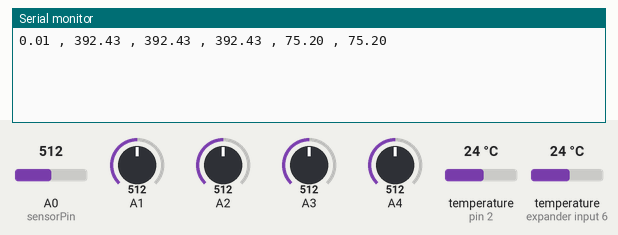
Recording of a sketch running on a simulated Arduino Uno, built with avr-gcc and run on an emulated ATmega328P. Parts: the last lines printed to the serial monitor. The test bench sets the inputs (shaded band); at power-on: temperature (sensors on pin 2, expander input 6) 24 °C, A0 (sensorPin) = 512, A1 = 512, A2 = 512, A3 = 512, A4 = 512.

Above: at 1.7 s.
1.8 s: temperature (sensor on pin 2) set to 12 °C
At 2.5 s:
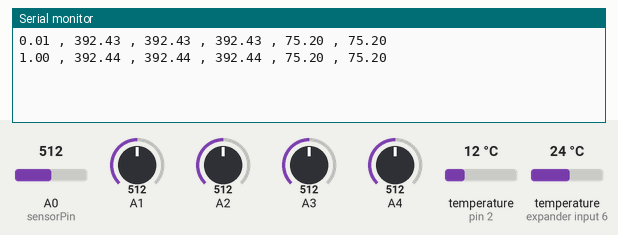
3.3 s: temperature (sensor on expander input 6) set to 12 °C
At 4.1 s:
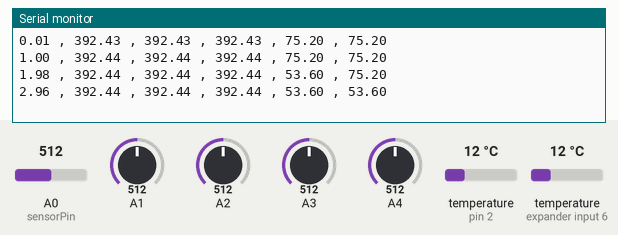
4.8 s: A0 (sensorPin) set to 716
At 4.8 s:
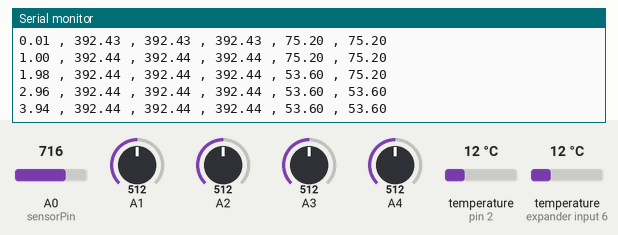
6.3 s: A1 set to 716
At 7.4 s:
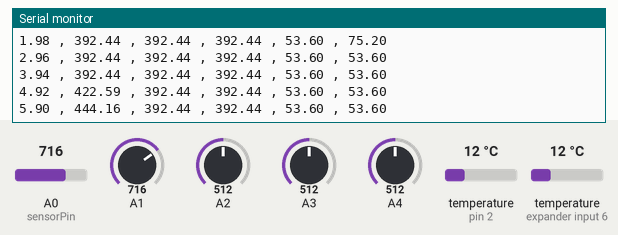
7.8 s: A2 set to 716
At 9.1 s:
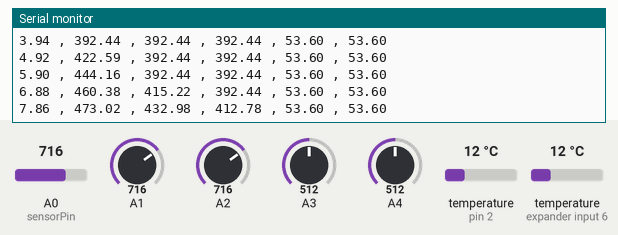
9.3 s: temperature (sensor on pin 2) set to 19 °C
At 10.4 s:
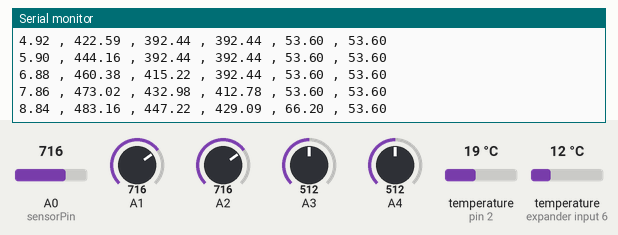
Timing chart, 0 to 11.8 s (numbered marks = the images above; inputs shaded):
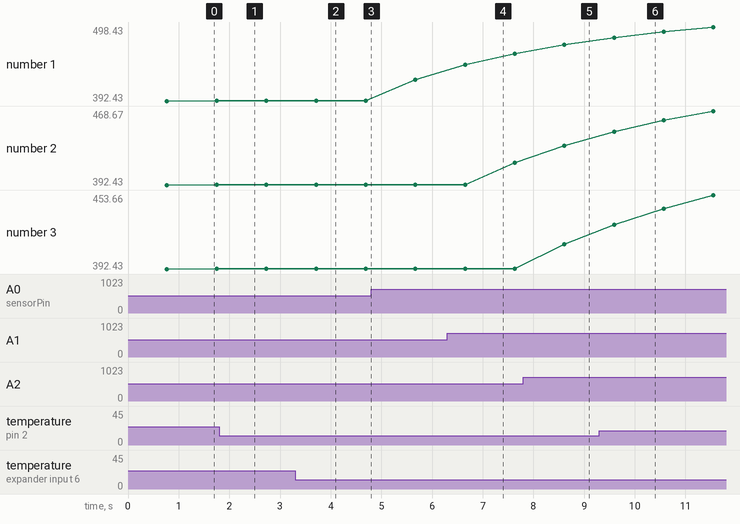

The sketch:

KalmanwithDSB.ino
```cpp
#include <OneWire.h>
#include <DallasTemperature.h>
/********************************************************************/
// Data wire is conntec to the Arduino digital pin 2
#define ONE_WIRE_BUS 2


// Setup a oneWire instance to communicate with any OneWire devices
OneWire oneWire(ONE_WIRE_BUS);

// Pass our oneWire reference to Dallas Temperature sensor
DallasTemperature sensors(&oneWire);

const int sensorPin = A0;  // named constant for the pin the sensor is connected to
float current;
// kalman variables
float varVolt = 1.12184278324081E-05;  // variance determined using excel and reading samples of raw sensor data
float varProcess = 1e-8;
float Pc = 0.0;
float G = 0.0;
float P = 1.0;
float Xp = 0.0;
float Zp = 0.0;
float Xe = 0.0;

float varVolt1 = 1.12184278324081E-05;  // variance determined using excel and reading samples of raw sensor data
float varProcess1 = 1e-8;
float Pc1 = 0.0;
float G1 = 0.0;
float P1 = 1.0;
float Xp1 = 0.0;
float Zp1 = 0.0;
float Xe1= 0.0;


float varVolt2 = 1.12184278324081E-05;  // variance determined using excel and reading samples of raw sensor data
float varProcess2 = 1e-8;
float Pc2 = 0.0;
float G2 = 0.0;
float P2 = 1.0;
float Xp2 = 0.0;
float Zp2 = 0.0;
float Xe2 = 0.0;

float varVolt3 = 1.12184278324081E-05;  // variance determined using excel and reading samples of raw sensor data
float varProcess3 = 1e-8;
float Pc3 = 0.0;
float G3 = 0.0;
float P3 = 1.0;
float Xp3 = 0.0;
float Zp3 = 0.0;
float Xe3 = 0.0;

float varVolt4 = 1.12184278324081E-05;  // variance determined using excel and reading samples of raw sensor data
float varProcess4 = 1e-8;
float Pc4 = 0.0;
float G4 = 0.0;
float P4 = 1.0;
float Xp4 = 0.0;
float Zp4 = 0.0;
float Xe4 = 0.0;

void setup() {
  // open a serial connection to display values
  Serial.begin(9600);
   // Start up the library
  sensors.begin();
}

void loop() {

  current=millis()/1000.0;
  int sensorVal = analogRead(A0);     // read the value on AnalogIn pin 0 and store it in a variable
  int sensorVal1 = analogRead(A1);
  int sensorVal2 = analogRead(A2);
  int sensorVal3 = analogRead(A3); sensors.requestTemperatures();
  int sensorVal4 = analogRead(A4);


  float volts = sensorVal * 5.0 / 1023.0;  // convert the ADC reading to voltage
  float volts1 = sensorVal1 * 5.0 / 1023.0;
  float volts2 = sensorVal2 * 5.0 / 1023.0;
  float volts3 = sensorVal3 * 5.0 / 1023.0;
  float volts4 = sensorVal4 * 5.0 / 1023.0;

  //float celsiustemp= 100.0 * volts - 50;
  //float fahrenheittemp= celsiustemp * 9.0/5.0 + 32.0;

  // kalman process helps live plot data clear and clenaly
  Pc = P + varProcess;
  G = Pc/(Pc + varVolt);    // kalman gain
  P = (1-G)*Pc;
  Xp = Xe;
  Zp = Xp;

  Pc1 = P1 + varProcess1;
  G1= Pc1/(Pc1 + varVolt1);    // kalman gain
  P1 = (1-G1)*Pc1;
  Xp1 = Xe1;
  Zp1= Xp1;

  Pc2 = P2 + varProcess2;
  G2 = Pc2/(Pc2 + varVolt2);    // kalman gain
  P2 = (1-G2)*Pc2;
  Xp2 = Xe2;
  Zp2 = Xp2;

   Pc3 = P3 + varProcess3;
  G3 = Pc3/(Pc3 + varVolt3);    // kalman gain
  P3 = (1-G3)*Pc3;
  Xp3 = Xe3;
  Zp3 = Xp3;

   Pc4 = P4 + varProcess4;
  G4 = Pc4/(Pc4 + varVolt4);    // kalman gain
  P4 = (1-G4)*Pc4;
  Xp4 = Xe4;
  Zp4 = Xp4;


 Xe = G*(volts-Zp)+Xp;
 Xe1 = G1*(volts1-Zp1)+Xp1;
 Xe2 = G2*(volts2-Zp2)+Xp2;
 Xe3 = G3*(volts3-Zp3)+Xp3;
 Xe4 = G4*(volts4-Zp4)+Xp4;

  // the kalman estimate of the sensor voltage
  float celsiustempK= 100.0 * Xe - 50;
  float celsiustempK1= 100.0 * Xe1 - 50;
  float celsiustempK2= 100.0 * Xe2 - 50;
  float celsiustempK3= 100.0 * Xe3 - 50;
  float celsiustempK4= 100.0 * Xe4 - 50;

  float fahrenheittempK= celsiustempK * 9.0/5.0 + 32.0;
  float fahrenheittempK1= celsiustempK1 * 9.0/5.0 + 32.0;
  float fahrenheittempK2= celsiustempK2 * 9.0/5.0 + 32.0;
  float fahrenheittempK3= celsiustempK3 * 9.0/5.0 + 32.0;
  float fahrenheittempK4= celsiustempK4 * 9.0/5.0 + 32.0;


  Serial.print(current);
  Serial.print(" , ");
  Serial.print(fahrenheittempK);
  Serial.print(" , ");
  Serial.print(fahrenheittempK1);
  Serial.print(" , ");
  Serial.print(fahrenheittempK2);
  Serial.print(" , ");
  Serial.print(sensors.getTempFByIndex(0));
  Serial.print(" , ");
  Serial.println(sensors.getTempFByIndex(1));

  delay(200);
}
```

Measured:
- after the input at 3.3 s, the serial monitor: prints a new line after 0.41 s (image 2)
- after the input at 7.8 s, the serial monitor: prints a new line after 0.81 s (image 5)
- after the input at 9.3 s, the serial monitor: prints a new line after 0.29 s (image 6)
- plotted number 1: 392.44 → 422.59 after the input at 4.8 s
- plotted number 2: 392.44 → 415.22 after the input at 6.3 s
- plotted number 3: 392.44 → 412.78 after the input at 7.8 s
